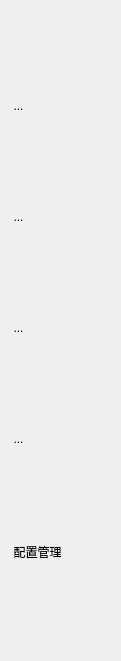
<?xml version="1.0" encoding="UTF-8"?>
<ui version="4.0">
 <class>NewListwidget</class>
 <widget class="QWidget" name="NewListwidget">
  <property name="geometry">
   <rect>
    <x>0</x>
    <y>0</y>
    <width>121</width>
    <height>661</height>
   </rect>
  </property>
  <property name="windowTitle">
   <string>Form</string>
  </property>
  <property name="styleSheet">
   <string notr="true">QWidget#NewListWidget
{
   border-image:none;
}</string>
  </property>
  <layout class="QVBoxLayout" name="verticalLayout_2">
   <property name="spacing">
    <number>0</number>
   </property>
   <property name="leftMargin">
    <number>0</number>
   </property>
   <property name="topMargin">
    <number>0</number>
   </property>
   <property name="rightMargin">
    <number>0</number>
   </property>
   <property name="bottomMargin">
    <number>0</number>
   </property>
   <item>
    <widget class="QWidget" name="widget" native="true">
     <property name="styleSheet">
      <string notr="true">
QWidget#widget
{
   border-image:none;
	border-image: url(:/images/images/listwidget.png);
 
}
QWidget#NewListwidget
{

}


QToolButton:hover
{
	/*background-color: rgba(255, 255, 255,0);*/
}

QToolButton
{
   border-radius:3px;
}




</string>
     </property>
     <layout class="QVBoxLayout" name="verticalLayout">
      <property name="bottomMargin">
       <number>9</number>
      </property>
      <item>
       <widget class="QToolButton" name="topoViewButton">
        <property name="text">
         <string>...</string>
        </property>
        <property name="iconSize">
         <size>
          <width>100</width>
          <height>100</height>
         </size>
        </property>
       </widget>
      </item>
      <item>
       <widget class="QToolButton" name="alarmQueryButton">
        <property name="text">
         <string>...</string>
        </property>
        <property name="iconSize">
         <size>
          <width>100</width>
          <height>100</height>
         </size>
        </property>
       </widget>
      </item>
      <item>
       <widget class="QToolButton" name="switchManageButton">
        <property name="text">
         <string>...</string>
        </property>
        <property name="iconSize">
         <size>
          <width>100</width>
          <height>100</height>
         </size>
        </property>
       </widget>
      </item>
      <item>
       <widget class="QToolButton" name="portMirrorButton">
        <property name="text">
         <string>...</string>
        </property>
        <property name="iconSize">
         <size>
          <width>100</width>
          <height>100</height>
         </size>
        </property>
       </widget>
      </item>
      <item>
       <widget class="QToolButton" name="configManageButton">
        <property name="text">
         <string>配置管理</string>
        </property>
        <property name="iconSize">
         <size>
          <width>100</width>
          <height>100</height>
         </size>
        </property>
       </widget>
      </item>
     </layout>
    </widget>
   </item>
  </layout>
 </widget>
 <resources/>
 <connections/>
</ui>
